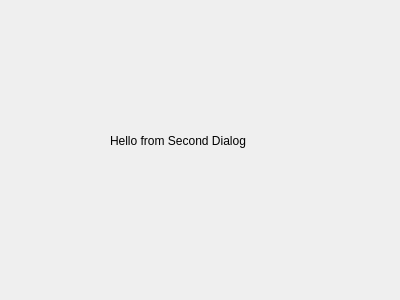
<?xml version="1.0" encoding="UTF-8"?>
<ui version="4.0">
 <class>SecondDialog</class>
 <widget class="QDialog" name="SecondDialog">
  <property name="geometry">
   <rect>
    <x>0</x>
    <y>0</y>
    <width>400</width>
    <height>300</height>
   </rect>
  </property>
  <property name="windowTitle">
   <string>Dialog</string>
  </property>
  <widget class="QLabel" name="label">
   <property name="geometry">
    <rect>
     <x>110</x>
     <y>90</y>
     <width>151</width>
     <height>101</height>
    </rect>
   </property>
   <property name="text">
    <string>Hello from Second Dialog</string>
   </property>
  </widget>
 </widget>
 <resources/>
 <connections/>
</ui>
